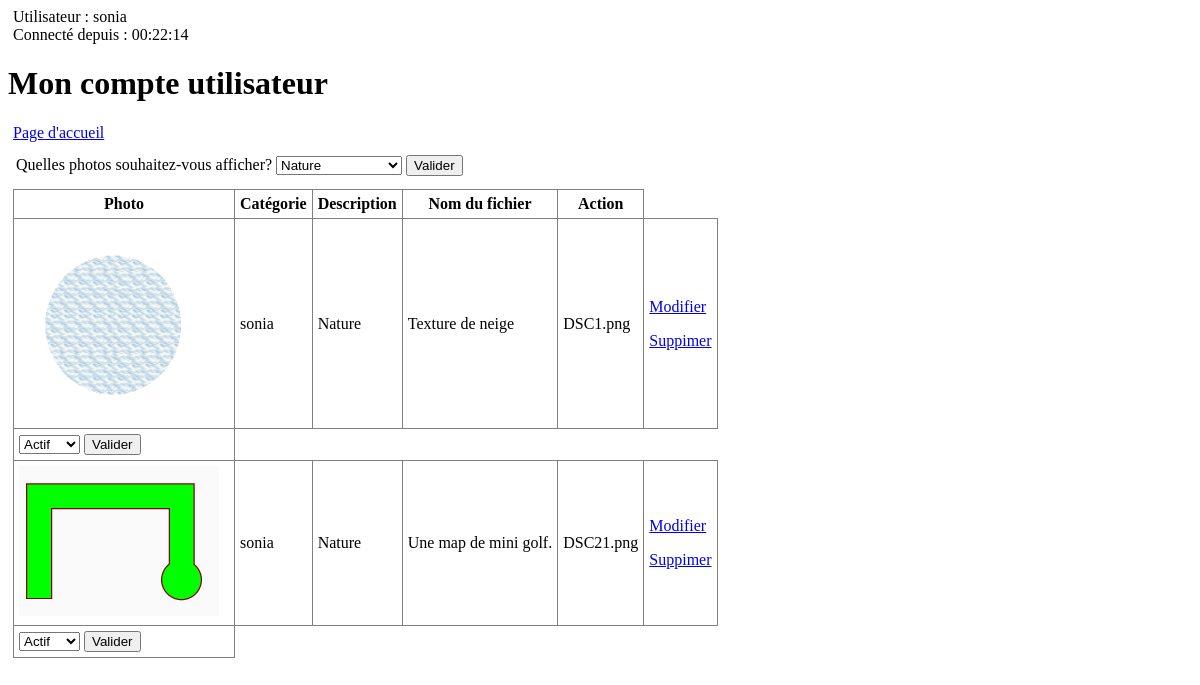
/compte_utilisateur.php?cat=2 (signed in), run on the app's committed database.
### tables this page shows
CREATE TABLE IF NOT EXISTS `utilisateur` (
  `id` int(11) NOT NULL AUTO_INCREMENT,
  `roleId` int(10) UNSIGNED NOT NULL DEFAULT '2',
  `pseudo` varchar(255) NOT NULL,
  `mdp` varchar(255) NOT NULL,
  `etat` varchar(255) NOT NULL,
  `connectedOn` datetime DEFAULT NULL,
  PRIMARY KEY (`id`),
  UNIQUE KEY `pseudo` (`pseudo`)
);

CREATE TABLE IF NOT EXISTS `photo` (
  `photoId` int(11) NOT NULL AUTO_INCREMENT,
  `nomFich` varchar(250) DEFAULT NULL,
  `description` varchar(250) DEFAULT NULL,
  `catId` int(11) DEFAULT NULL,
  `usrId` int(11) DEFAULT NULL,
  `state` tinyint(1) DEFAULT '1',
  PRIMARY KEY (`photoId`)
);

CREATE TABLE IF NOT EXISTS `categorie` (
  `catId` int(11) NOT NULL AUTO_INCREMENT,
  `nomCat` varchar(250) DEFAULT NULL,
  PRIMARY KEY (`catId`)
);

### fonctions.php (called while the page is built, shortened)
<?php
function isConnected()
{
	if(isset($_SESSION['userId']) && !is_null($_SESSION['userId'])){
		return true;
	} else {
		return false;
	}
}
function connectionTime($connectedOn)
{
	$time = 0;
	if(!is_null($connectedOn)) {
		$connectedDatetimeObject = new DateTime($connectedOn);
		$currentDate = date("Y-m-d H:i:s");
		$currentDateObject = new DateTime($currentDate);
		$interval = $connectedDatetimeObject->diff($currentDateObject);
		$time = $interval->format("%H:%I:%S");
	}
	return $time;
}
function getUserFromSession($db, $id)
{
	$query = "SELECT pseudo, connectedOn FROM utilisateur WHERE id = '". $id ."';";
	$result = executeQuery($db, $query);
	return mysqli_fetch_assoc($result);
}
function getPseudoFromId($db, $usrId)
{
	  $queryPseudo = executeQuery($db, "SELECT pseudo from utilisateur WHERE id='" . $usrId."';");
      $result = $queryPseudo->fetch_assoc();
      return $result['pseudo'];
}
function getCategorieFromCatId($db, $catId)
{
	  $queryCategorie = executeQuery($db, "SELECT nomCat from categorie WHERE catId='" . $catId."';");
      $result = $queryCategorie->fetch_assoc();
      return $result['nomCat'];
}
?>

### bd.php (called while the page is built, shortened)
<?php
function executeQuery($db, $query)
{
    $result = mysqli_query($db, $query);
	return $result;
}
?>

### compte_utilisateur.php (the view, shortened to what this page needs)
<?php
 	require_once('bd.php');
 	require_once('fonctions.php');
 	$db=getDB();
 	$repertoire="data/";
 	$isConnected = isConnected();
	if ($isConnected){
	  $user = getUserFromSession($db, $_SESSION['userId']);
	} else {
	  $user = null;
	}
	if(!is_null($user)){
	  $connectionTime = connectionTime($user['connectedOn']);
	} else {
	  $connectionTime = null;
	}
	  if (isset($_GET['cat']) && $_GET['cat'] != "all"){
	    $querySelectionWhere = " WHERE catId =".$_GET['cat'] . " AND usrId =". $_SESSION['userId'];
	  } else {
	    $querySelectionWhere = " WHERE usrId =". $_SESSION['userId'];
	  }
	  $queryPhotos = executeQuery($db, "SELECT * FROM photo".$querySelectionWhere);
	  $photos = $queryPhotos->fetch_all(MYSQLI_ASSOC);
?>
<!doctype html>
<html lang="fr">
  <head>
      <link rel="stylesheet" href="style.css">
  </head>
  <body>
  	 <div>
        <?php if($isConnected){
            echo "Utilisateur : " .  $user['pseudo'] . "</br>Connecté depuis : " . $connectionTime;
          }
        ?>
     </div>
     <h1>Mon compte utilisateur</h1>
     <div>
        <a href="page_accueil.php"> Page d'accueil </a>
     </div>
          <div>
        <form action="compte_utilisateur.php" method="get">
          <table class="choix_photo">
            <tr>
              <td>Quelles photos souhaitez-vous afficher?</td>
              <td>
                <?php
                  $queryCategories = executeQuery($db, "SELECT * FROM categorie");
                  $categories = $queryCategories->fetch_all(MYSQLI_ASSOC);
                ?>
                <select name="cat" >
                    <?php
                        foreach ($categories as $categorie) {
                            $selected = (isset($_GET['cat']) && $_GET['cat'] == $categorie['catId'])
                              ? " selected"
                              : "";
                            echo "<option value=".$categorie['catId'].$selected.">".$categorie['nomCat']."</option>";
                        }
                    ?>
                </select>
                <input type="submit" value="Valider" class="button"/>
              </td>
            </tr>
          </table>
        </form>
     </div>
    <div>
      <table class="tab">
        <tr>
          <th class="bordure">
            Photo
          </th>
          <th class="bordure">
            Catégorie
          </th>
          <th class="bordure">
            Description
          </th>
          <th class="bordure">
            Nom du fichier
          </th>
          <th class="bordure">
            Action
          </th>
        </tr>
      <?php
        foreach ($photos as $photo) {
          echo "<tr>";
            echo '<td class="bordure">';
              echo '<img src="' . $repertoire . $photo['nomFich'] . '" class = "photo" alt="'. $photo['description'] .'"/>';
            echo "</td>";
            echo '<td class="bordure">';
              echo getPseudoFromId($db, $photo['usrId']);
            echo "</td>";
            echo '<td class="bordure">';
              echo getCategorieFromCatId($db, $photo['catId']);
            echo "</td>";
            echo '<td class="bordure">';
              echo $photo['description'];
            echo "</td>";
            echo '<td class="bordure">';
              echo $photo['nomFich'];
            echo "</td>";
            echo '<td class="bordure">';
              echo '<p><a href="modif_photo.php?photoId=' . $photo['photoId'] . '">Modifier</a></p>';
              echo '<p><a href="suppr.php?photoId=' . $photo['photoId'] . '">Suppimer</a></p>';
            echo "</td>";
          echo "</tr>";
          echo "<tr>";
            echo '<td class="bordure">';
            ?>
              <form method="post" name="<?php echo $photo['photoId']; ?>">
                    <select name="status" >
                        <?php
                          if ($photo['state'] == 0) {
                        ?>
                        <option value="1">Actif</option>
                        <option value="0" selected="">Caché</option>
                      <?php } else { ?>
                        <option value="1" selected="">Actif</option>
                      <?php } ?>
                    </select>
                    <input type="submit" name="valider" value="Valider" class="button"/>
              </form>
            </td>
          </tr>
        <?php
          }
        ?>
      </table>
    </div>
</html>

### style.css (style rules this page uses)
div { font-family: trebuchet ms; margin: 5px; margin-bottom: 10px; }
.photo { max-width: 200px; max-height: 200px; margin-right: 10px; }
table.tab { border-collapse: collapse; }
.bordure { border: 1px solid grey; padding: 5px; }

### data on the page
utilisateur: pseudo "sonia", connectedOn "00:22:14"
photo: nomFich (picture), usrId.pseudo "sonia", catId.nomCat "Nature", description "Texture de neige", nomFich "DSC1.png", status "Actif"
photo: nomFich (picture), usrId.pseudo "sonia", catId.nomCat "Nature", description "Une map de mini golf.", nomFich "DSC21.png", status "Actif"

### other printed values
form field cat "Nature"
